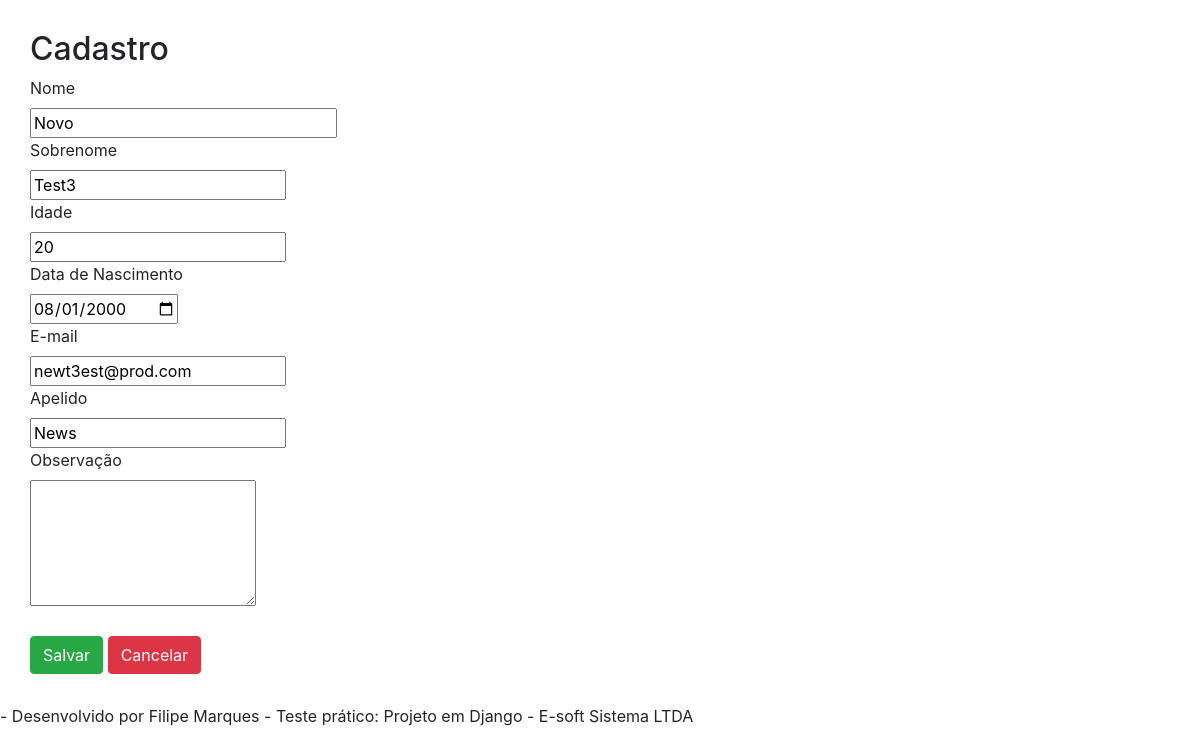
Page /listapessoas/novocadastro/?id=29 on the committed database.
### core/models.py (models this page shows)
class cadastro_pessoa(models.Model):
    nome = models.CharField(max_length=16, null=False, verbose_name="Nome")
    sobrenome = models.CharField(max_length=32, null=False, verbose_name="Sobrenome")
    idade = models.PositiveIntegerField()
    data_nascimento = models.DateField(null=False, verbose_name="Data de Nascimento")
    email = models.EmailField(null=False, verbose_name="E-mail")
    apelido = models.CharField(max_length=8, verbose_name="Apelido") #preciso colocar blank=true e null=true
    observacao = models.TextField(blank=True, null=True)
    data_criacao = models.DateTimeField(auto_now=True)
    class Meta:
        db_table = "Cadastro_Pessoas"
        ordering = ["nome", "sobrenome"]
    def get_data_nascimento_input(self):
        if self.data_nascimento == None:
            self.data_nascimento
        else:
            return self.data_nascimento.strftime('%Y-%m-%d')

### core/views.py (the view, shortened to what this page needs)
# urls.py: path('listapessoas/novocadastro/', views.novocadastro),
def novocadastro(request):
    id_pessoa = request.GET.get('id')
    dados = {}
    if id_pessoa:
       dados['cadastro_pessoa'] = cadastro_pessoa.objects.get(id=id_pessoa)
    return render(request, 'novocadastro.html', dados)

### templates/novocadastro.html (shortened to what this page needs)
{% extends "model-page.html" %}
{% block content %}
<div style="padding:30px">
    <h2>Cadastro</h2>
    <form  action="submit" method="POST">{% csrf_token %}
        <label>Nome</label>
        <br>
        <input type="text" name="nome" size="25" value="{{ cadastro_pessoa.nome }}" required>
        <br>
        <label>Sobrenome</label>
        <br>
        <input type="text" name="sobrenome" value="{{ cadastro_pessoa.sobrenome }}" required>
        <br>
        <label>Idade</label>
        <br>
        <input type="text" name="idade" value="{% if cadastro_pessoa.idade != None %}{{ cadastro_pessoa.idade}}{% endif %}" required>
        <br>
        <label>Data de Nascimento</label>
        <br>
        <input type="date" name="data_nascimento" value="{{ cadastro_pessoa.get_data_nascimento_input }}" required>
        <br>
        <label>E-mail</label>
        <br>
        <input type="email" name="email" value="{{ cadastro_pessoa.email }}"required>
        <br>
        <label>Apelido</label>
        <br>
        <input type="text" name="apelido" value="{{ cadastro_pessoa.apelido }}"required>
        <br>
        <label>Observação</label>
        <br>
        <textarea name="observacao" rows="5">{% if cadastro_pessoa.observacao != None %}{{ cadastro_pessoa.observacao}}{% endif %}</textarea>
        <br><br>
        <button type="submit" class="btn btn-success">Salvar</button>
        <a href="/">
            <button type="button" class="btn btn-danger">Cancelar</button>
        </a>
    </form>
</div>
{% endblock%}

### rows in the picture
cadastro_pessoa: nome "Novo", sobrenome "Test3", idade "20", data_nascimento "08/01/2000", email "newt3est@prod.com", apelido "News"
